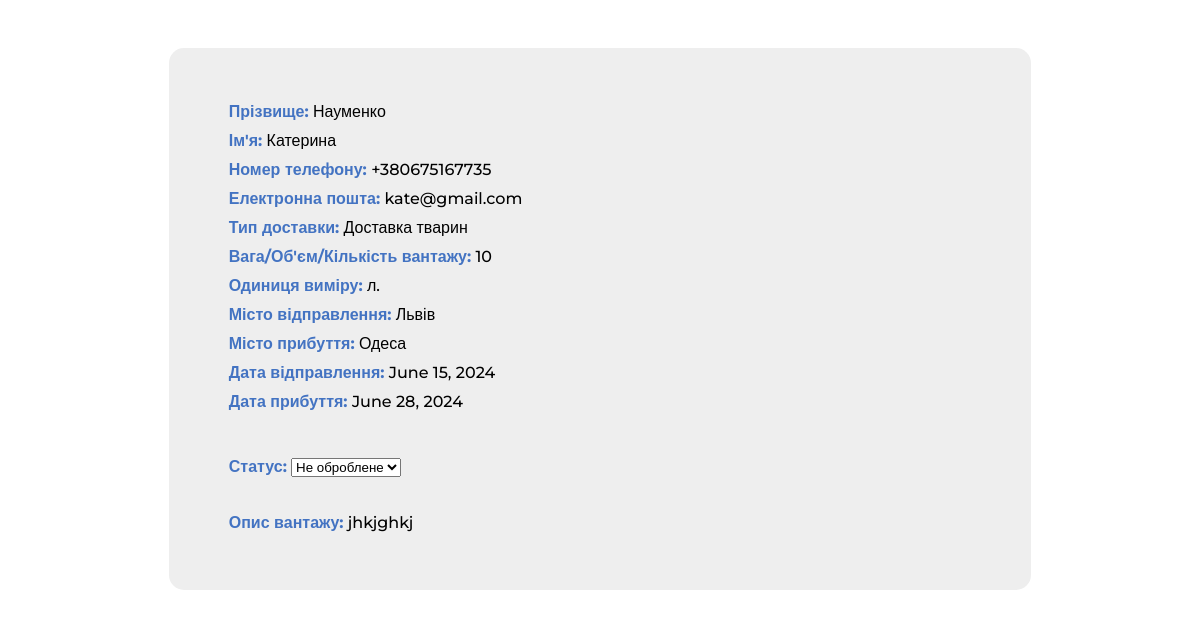
The page /list_of_orders/ (lower part) on the database as committed earlier.
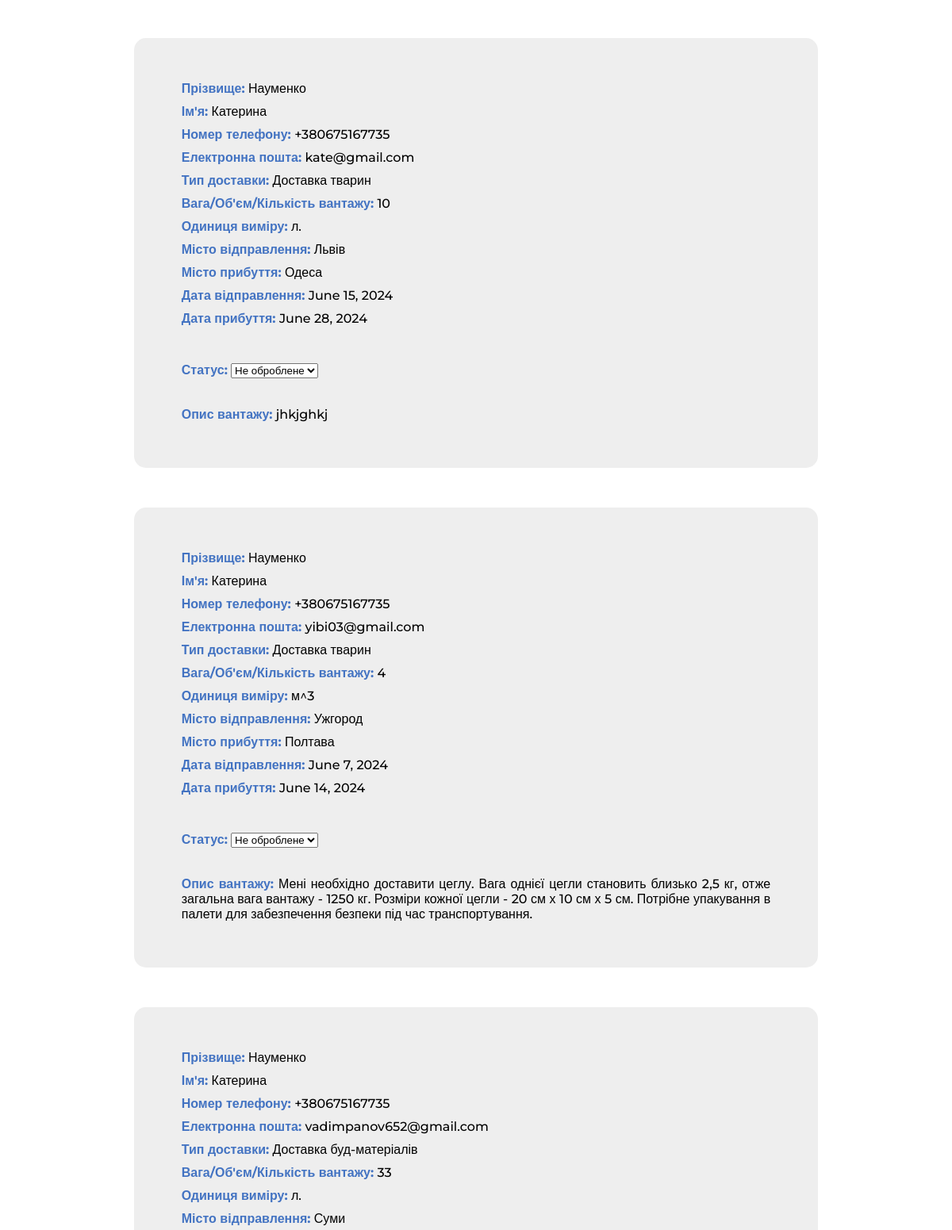
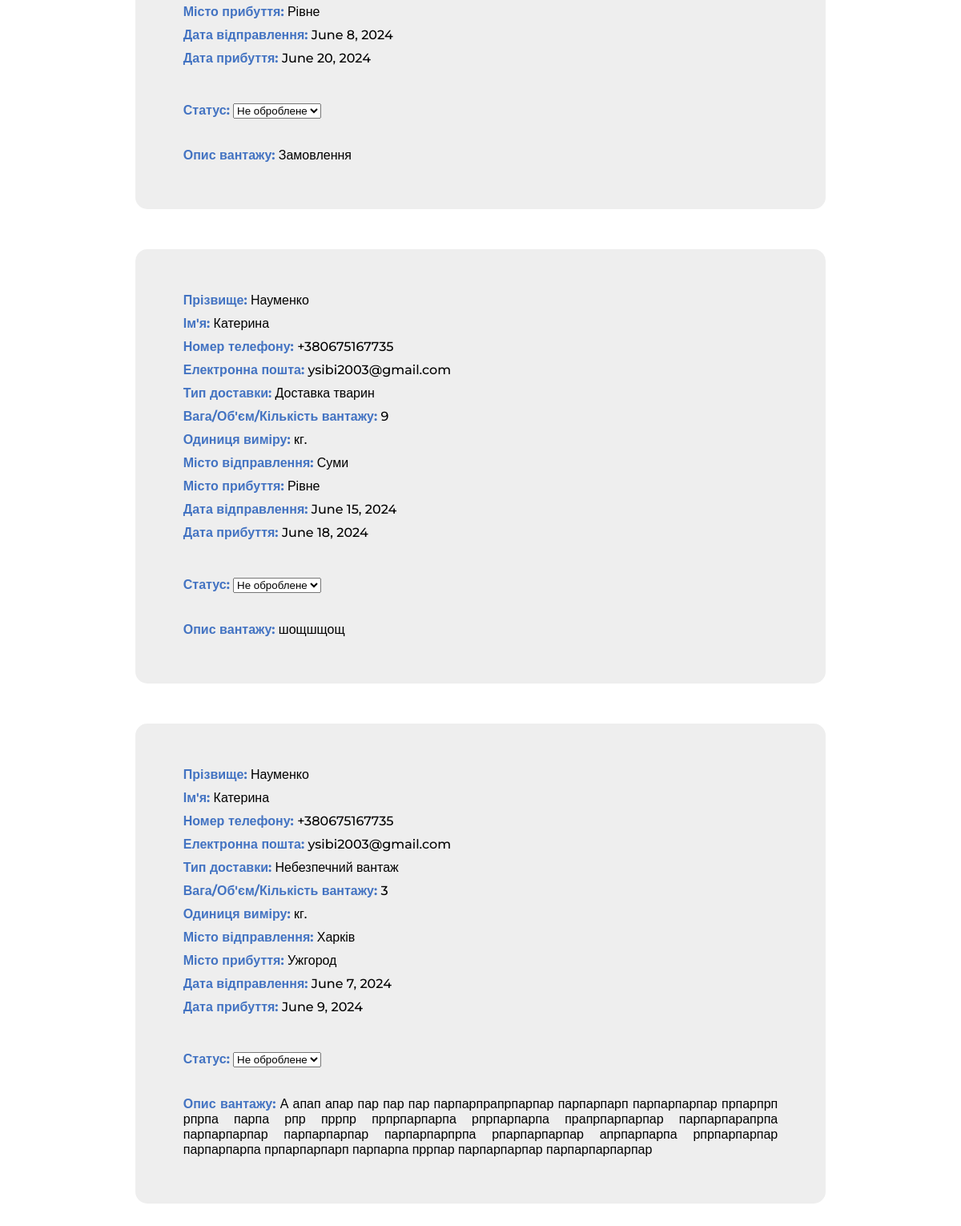
The same page on the database as committed later (2 pictures, top to bottom).
### polls/models.py (models this page shows)
class Order(models.Model):
    STATUSES = (
        ('Не оброблене', 'Не оброблене'),
        ('Прийняте', 'Прийняте'),
        ('У виконанні', 'У виконанні'),
        ('Виконане', 'Виконане'),
    )
    customer_second_name = models.CharField(max_length=50, verbose_name='Прізвище')
    customer_first_name = models.CharField(max_length=50, verbose_name="Ім'я")
    customer_phone_number = models.ForeignKey(Customer, on_delete=models.PROTECT, verbose_name='Номер телефону')
    email = models.CharField(max_length=50, verbose_name='Електронна пошта')
    type = models.CharField(max_length=50, verbose_name='Тип доставки')
    wes = models.IntegerField(verbose_name='Кількість вантажу')
    city_1 = models.CharField(max_length=50, verbose_name='Місто відпр.')
    city_2 = models.CharField(max_length=50, verbose_name='Місто приб.')
    od_vumiry = models.CharField(max_length=10, verbose_name='Одиниця виміру')
    date_1 = models.DateField(verbose_name='Дата відправ.')
    date_2 = models.DateField(verbose_name='Дата приб.')
    discr = models.TextField(verbose_name='Опис вантажу')
    status = models.CharField(max_length=20, choices=STATUSES, default='Не оброблене', verbose_name='Статус')
    class Meta:
        verbose_name = 'Замовлення'
        verbose_name_plural = 'Замовлення'
        ordering = ['id']

class Customer(models.Model):
    ROLES = (
        ('a', 'Замовник'),
        ('b', 'Адміністратор'),
    )
    customer_second_name = models.CharField(max_length=50, verbose_name='Прізвище')
    customer_first_name = models.CharField(max_length=50, verbose_name="Ім'я")
    customer_phone_number = models.CharField(max_length=13, unique=True, verbose_name='Номер телефону')
    login = models.CharField(validators=[MinLengthValidator(5)], max_length=20, unique=True, verbose_name='Логін')
    password = models.CharField(unique=True, validators=[MinLengthValidator(5)], max_length=20, verbose_name="Пароль")
    role = models.CharField(max_length=1, choices=ROLES, verbose_name='Роль')
    class Meta:
        verbose_name = 'Користувач'
        verbose_name_plural = 'Користувачі'
        ordering = ['id']
    def __str__(self):
        return self.customer_phone_number

### polls/views.py (the view)
# urls.py: path('list_of_orders/', views.show_list_of_orders, name='list'),
def show_list_of_orders(request):
    orders = Order.objects.all()
    if request.method == 'GET':
        return render(request, 'polls/list_of_orders.html', {'orders': orders})

### polls/templates/polls/list_of_orders.html (shortened to what this page needs)
{% load static %}
{{ '<' }}{{ '!DOCTYPE html>' }}
<html lang="uk">
<head>
    <link rel="stylesheet" type="text/css" href="{% static 'css/list_of_orders.css' %}">
    <link rel="stylesheet" type="text/css" href="https://cdnjs.cloudflare.com/ajax/libs/font-awesome/6.2.1/css/all.min.css">
</head>
<body>
{% if orders %}
<section class="services">
    <div class="container">
        {% for order in orders %}
        <div class="services_item">
            <div class="paragraphs">
                <h2 class="service_title"><span>Прізвище:</span> {{ order.customer_second_name }}</h2>
                <h2 class="service_title"><span>Ім'я:</span> {{ order.customer_first_name }}</h2>
                <h2 class="service_title"><span>Номер телефону:</span> {{ order.customer_phone_number }}</h2>
                <h2 class="service_title"><span>Електронна пошта:</span> {{ order.email }}</h2>
                <h2 class="service_title"><span>Тип доставки:</span> {{ order.type }}</h2>
                <h2 class="service_title"><span>Вага/Об'єм/Кількість вантажу:</span> {{ order.wes }}</h2>
                <h2 class="service_title"><span>Одиниця виміру:</span> {{ order.od_vumiry }}</h2>
                <h2 class="service_title"><span>Місто відправлення:</span> {{ order.city_1 }}</h2>
                <h2 class="service_title"><span>Місто прибуття:</span> {{ order.city_2 }}</h2>
                <h2 class="service_title"><span>Дата відправлення:</span> {{ order.date_1 }}</h2>
                <h2 class="service_title"><span>Дата прибуття:</span> {{ order.date_2 }}</h2>
                <hr>
                <form method="post" action="{% url 'change_order_status' order.id %}">
                    <label for="status" class="service_title"><span>Статус:</span></label>
                    <select name="status" id="status">
                        <option value="Не оброблене" {% if order.status == 'Не оброблене' %}selected{% endif %}>Не оброблене</option>
                    </select>
                </form>
                <hr>
                <h2 class="service_title"><span>Опис вантажу:</span> {{ order.discr }}</h2>
            </div>
        </div>
        {% endfor %}
    </div>
</section>
{% endif %}
</body>
</html>

Rows that differ between the two databases and show on the page:
added Order: customer_second_name "Науменко", customer_first_name "Катерина", customer_phone_number "+380675167735", email "yibi03@gmail.com", type "Доставка тварин", wes "4", od_vumiry "м^3", city_1 "Ужгород", city_2 "Полтава", date_1 "June 7, 2024", date_2 "June 14, 2024", status "Не оброблене", discr "Мені необхідно доставити цеглу. Вага однієї цегли становить близько 2,5 кг, отже загальна вага вантажу - 1250 кг. Розміри кожної цегли - 20 см х 10 см х 5 см. Потрібне упакування в палети для забезпечення безпеки під час транспортування."
added Order: customer_second_name "Науменко", customer_first_name "Катерина", customer_phone_number "+380675167735", email "vadimpanov652@gmail.com", type "Доставка буд-матеріалів", wes "33", od_vumiry "л.", city_1 "Суми", city_2 "Рівне", date_1 "June 8, 2024", date_2 "June 20, 2024", status "Не оброблене", discr "Замовлення"
added Order: customer_second_name "Науменко", customer_first_name "Катерина", customer_phone_number "+380675167735", email "ysibi2003@gmail.com", type "Доставка тварин", wes "9", od_vumiry "кг.", city_1 "Суми", city_2 "Рівне", date_1 "June 15, 2024", date_2 "June 18, 2024", status "Не оброблене", discr "шощшщощ"
added Order: customer_second_name "Науменко", customer_first_name "Катерина", customer_phone_number "+380675167735", email "ysibi2003@gmail.com", type "Небезпечний вантаж", wes "3", od_vumiry "кг.", city_1 "Харків", city_2 "Ужгород", date_1 "June 7, 2024", date_2 "June 9, 2024", status "Не оброблене", discr "А апап апар пар пар пар парпарпрапрпарпар парпарпарп парпарпарпар прпарпрп рпрпа парпа рпр пррпр прпрпарпарпа рпрпарпарпа прапрпарпарпар парпарпарапрпа парпарпарпар парпарпарпар парпарпарпрпа рпарпарпарпар апрпарпарпа рпрпарпарпар парпарпарпа прпарпарпарп парпарпа пррпар парпарпарпар парпарпарпарпар"
